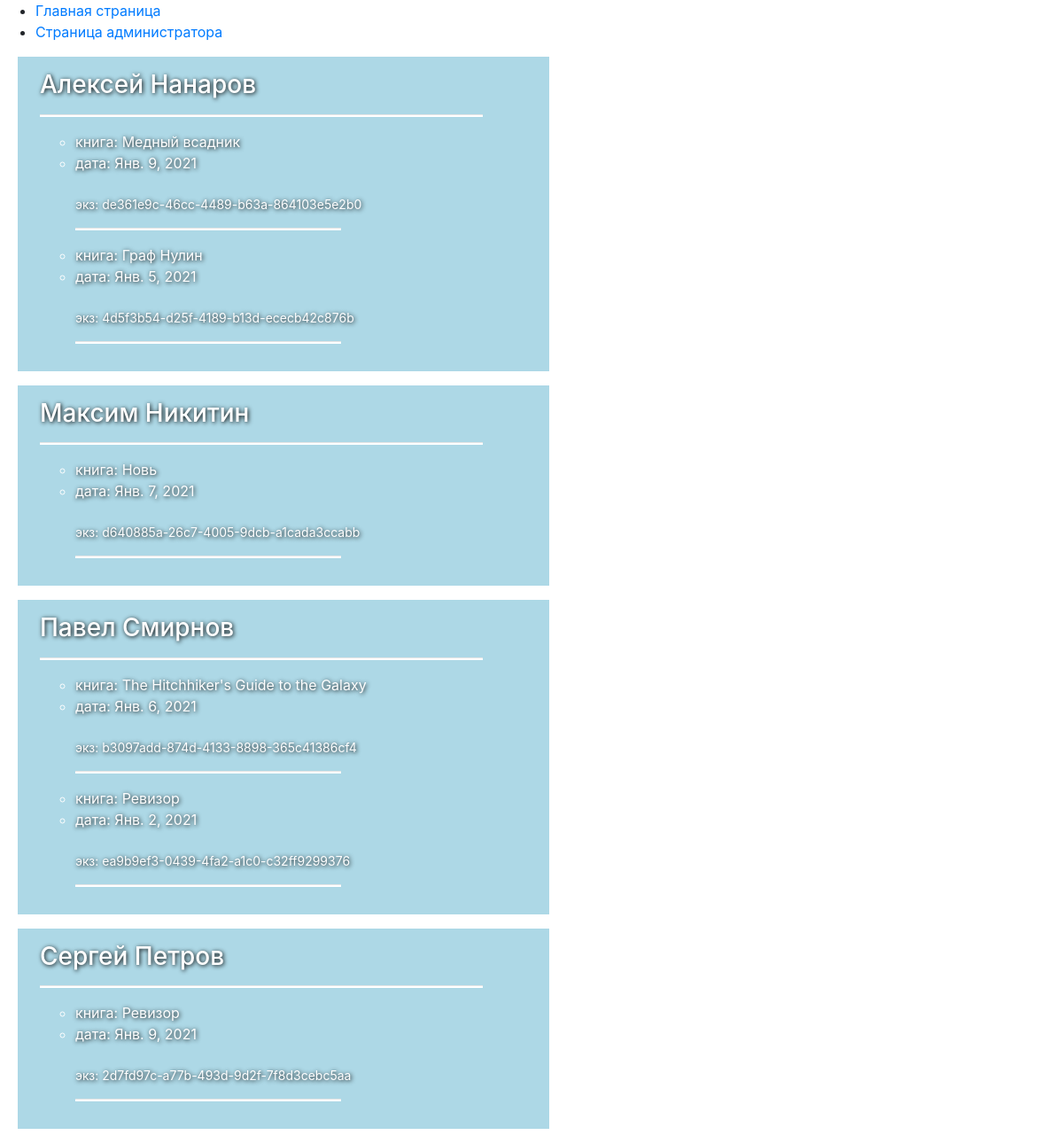
/friend/, run on the app's committed database.
### p_library/models.py (models this page shows, shortened)
class Friend(models.Model):
    full_name = models.CharField(max_length=30, verbose_name="Имя")
    phone = models.CharField(max_length=16, blank=True, verbose_name="Телефон")
    email = models.EmailField(blank=True, verbose_name="Email")
    class Meta:
        verbose_name_plural = 'Друзья'
        verbose_name = 'друг'
        ordering = [ 'full_name' ]

class BookInstance(models.Model):
    id = models.UUIDField(primary_key=True, default=uuid.uuid4, help_text="Уникальный номер книги")
    book = models.ForeignKey('Book', on_delete=models.SET_NULL, null=True, verbose_name="Книга")
    friend = models.ForeignKey('Friend', on_delete=models.SET_NULL, null=True, verbose_name="У кого", related_name='books')
    data = models.DateField(null=True, blank=True, verbose_name="Дата")
    class Meta:
        verbose_name_plural = 'Экземпляры'
        verbose_name = 'экземпляр'
        ordering = ["book"]
    def instance(self):
        return '%s (%s)' % (self.book.title, self.id)
    instance.short_description = 'Экземпляр'
    def book_list(self):
        return '%s, %s' % (self.friend, self.data)
    book_list.short_description = 'У кого на руках'

class Book(models.Model):
    ISBN = models.CharField(max_length=13, verbose_name='Междунар. код')
    title = models.TextField(verbose_name='Наименование')
    description = models.TextField(verbose_name='Аннотация')
    year_release = models.SmallIntegerField(verbose_name='Издание')
    author = models.ForeignKey(Author, on_delete=models.SET_NULL, null=True, verbose_name='Автор', related_name='books')
    copy_count = models.SmallIntegerField(default=1, verbose_name='Экз')
    price = models.DecimalField(max_digits=6, decimal_places=2, verbose_name='Цена')
    publisher = models.ForeignKey('Publisher', on_delete=models.SET_NULL, null=True, verbose_name='Издательство', related_name='books')
    cover_art = models.ImageField(upload_to='cover_book', blank=True, verbose_name='Обложка')
    class Meta:
        verbose_name_plural = 'Книги'
        verbose_name = 'книга'
        ordering = [ 'publisher' ]
    def __str__(self):
        return self.title

### p_library/views.py (the view)
# urls.py: path('friend/', views.friends),
def friends(request):
    friends = Friend.objects.all()
    context = {'friends': friends}
    return render(request, 'p_library/friends_book.html', context)

### p_library/templates/p_library/friends_book.html (shortened to what this page needs)
{% load static %}
<!DOCTYPE html>
<html lang="en">
<head>
    <link rel="stylesheet" type="text/css" href="{% static 'css/bootstrap.min.css' %}">
    <link rel="stylesheet" type="text/css" href="{% static 'css/style.css' %}">
</head>
<body>
    <ul>
       <li><a href="http://127.0.0.1:8000/">Главная страница</a></li>
       <li><a href="http://127.0.0.1:8000/admin/">Страница администратора</a></li>
    </ul>
    {% for friend in friends %}
    <ul class="pub">
        <h3>{{ friend.full_name }}</h3>
        <hr>
        <li>
            {% for book in friend.books.all %}
            <ul>
                <li>книга: {{ book.book }}</li>
                <li>дата: {{ book.data }}</li>
                <li class="ISBN"><small></small>экз: {{ book.id }}</small></li>
                <hr class="mini_hr">
            </ul>
            {% endfor %}
        </li>
    </ul>
    {% endfor %}
</body>
</html>

### p_library/static/CSS/style.css (style rules this page uses)
.pub { list-style-type: none; margin-left: 20px; max-width: 600px; padding: 15px 25px; color: white; background-color: lightblue; text-shadow: 1px 1px 5px black; }
hr { max-width: 500px; height: 2px; margin-left: 0; background-color: #fff; }
.mini_hr { max-width: 300px; }
.ISBN { font-size: 14px; list-style-type: none; margin-top: 24px; }

### data on the page
Friend: full_name "Алексей Нанаров"
BookInstance: book "Медный всадник", data "Янв. 9, 2021", id "de361e9c-46cc-4489-b63a-864103e5e2b0"
BookInstance: book "Граф Нулин", data "Янв. 5, 2021", id "4d5f3b54-d25f-4189-b13d-ececb42c876b"
Friend: full_name "Максим Никитин"
BookInstance: book "Новь", data "Янв. 7, 2021", id "d640885a-26c7-4005-9dcb-a1cada3ccabb"
Friend: full_name "Павел Смирнов"
BookInstance: book "The Hitchhiker's Guide to the Galaxy", data "Янв. 6, 2021", id "b3097add-874d-4133-8898-365c41386cf4"
BookInstance: book "Ревизор", data "Янв. 2, 2021", id "ea9b9ef3-0439-4fa2-a1c0-c32ff9299376"
Friend: full_name "Сергей Петров"
BookInstance: book "Ревизор", data "Янв. 9, 2021", id "2d7fd97c-a77b-493d-9d2f-7f8d3cebc5aa"
